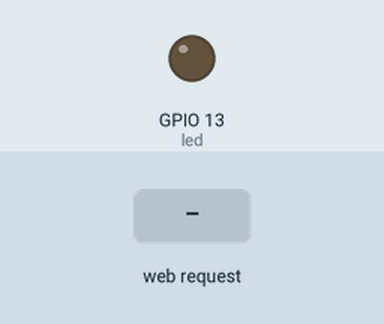
This sketch was run on a simulated ESP8266 (NodeMCU). Shown: output pins drawn as LEDs (lit = HIGH). The test bench sets the inputs (shaded band). WiFi joins after 1.5 s; servers stay silent unless stated; web services answer with replies made up by the test bench; what the sketch prints to the serial monitor is not drawn.

Above: at 2.7 s.
2.8 s: HTTP request GET / received
At 3.6 s:
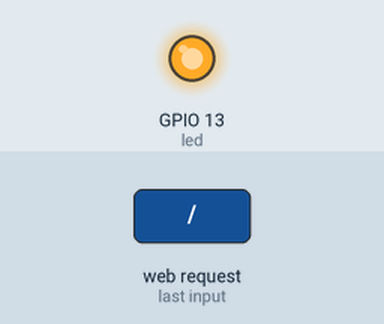
Timing chart, 0 to 10.3 s (numbered marks = the images above; inputs shaded):
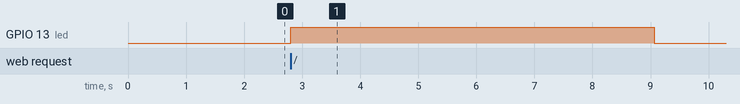

The sketch:

getPublicIP.ino
```cpp
#include <ESP8266WiFi.h>
#include <WiFiClient.h>
#include <ESP8266WebServer.h>
#include <ESP8266mDNS.h>

String getIp();

#ifndef STASSID
#define STASSID "VIETTEL"
#define STAPSK  "xxx"
#endif

const int led = 13;
const char* ssid = STASSID;
const char* password = STAPSK;

ESP8266WebServer server(80);

void handleRoot() {
  digitalWrite(led, 1);
  server.send(200, "text/plain", "public ip: " + getIp() + "\nLocalIP: " + WiFi.localIP().toString());
  digitalWrite(led, 0);
}

void setup() {
  // put your setup code here, to run once:
  pinMode(led, OUTPUT);
  digitalWrite(led, 0);
  Serial.begin(115200);
  WiFi.mode(WIFI_STA);
  WiFi.begin(ssid, password);
  Serial.println("");

  // Wait for connection
  while (WiFi.status() != WL_CONNECTED) {
    delay(500);
    Serial.print(".");
  }
  Serial.println("");
  Serial.print("Connected to ");
  Serial.println(ssid);
  Serial.print("IP address: ");
  Serial.println(WiFi.localIP());

  server.on("/", handleRoot);

  server.begin();
  Serial.println("HTTP server started");
}

void loop() {
  // put your main code here, to run repeatedly:
  server.handleClient();
}

String getIp()
{
  WiFiClient client;
  if (client.connect("api.ipify.org", 80))
  {
    Serial.println("connected");
    client.println("GET / HTTP/1.0");
    client.println("Host: api.ipify.org");
    client.println();
  } else {
    Serial.println("Connection to ipify.org failed");
    return String();
  }
  delay(5000);
  String line;
  while (client.available())
  {
    line = client.readStringUntil('\n');
    Serial.println(line);
  }
  return line;
}
```

Measured:
- after the input at 2.8 s, GPIO 13 (led): LOW → HIGH at once, → LOW 6.3 s later
